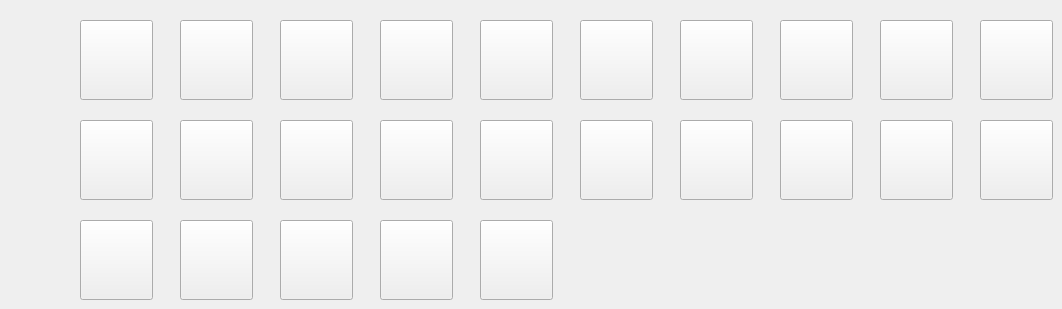
      <widget class="QWidget" name="tab_4">
       <property name="autoFillBackground">
        <bool>true</bool>
       </property>
       <attribute name="title">
        <string>Rider</string>
       </attribute>
       <widget class="QPushButton" name="servant_cal_065">
        <property name="geometry">
         <rect>
          <x>80</x>
          <y>20</y>
          <width>73</width>
          <height>80</height>
         </rect>
        </property>
        <property name="text">
         <string notr="true"/>
        </property>
        <property name="icon">
         <iconset resource="resource.qrc">
          <normaloff>:/resource/head/065.jpg</normaloff>:/resource/head/065.jpg</iconset>
        </property>
        <property name="iconSize">
         <size>
          <width>80</width>
          <height>80</height>
         </size>
        </property>
        <property name="autoRepeat">
         <bool>false</bool>
        </property>
       </widget>
       <widget class="QPushButton" name="servant_cal_144">
        <property name="geometry">
         <rect>
          <x>480</x>
          <y>20</y>
          <width>73</width>
          <height>80</height>
         </rect>
        </property>
        <property name="text">
         <string notr="true"/>
        </property>
        <property name="icon">
         <iconset resource="resource.qrc">
          <normaloff>:/resource/head/144.jpg</normaloff>:/resource/head/144.jpg</iconset>
        </property>
        <property name="iconSize">
         <size>
          <width>80</width>
          <height>80</height>
         </size>
        </property>
        <property name="autoRepeat">
         <bool>false</bool>
        </property>
       </widget>
       <widget class="QPushButton" name="servant_cal_066">
        <property name="geometry">
         <rect>
          <x>80</x>
          <y>120</y>
          <width>73</width>
          <height>80</height>
         </rect>
        </property>
        <property name="text">
         <string notr="true"/>
        </property>
        <property name="icon">
         <iconset resource="resource.qrc">
          <normaloff>:/resource/head/066.jpg</normaloff>:/resource/head/066.jpg</iconset>
        </property>
        <property name="iconSize">
         <size>
          <width>80</width>
          <height>80</height>
         </size>
        </property>
        <property name="autoRepeat">
         <bool>false</bool>
        </property>
       </widget>
       <widget class="QPushButton" name="servant_cal_029">
        <property name="geometry">
         <rect>
          <x>880</x>
          <y>20</y>
          <width>73</width>
          <height>80</height>
         </rect>
        </property>
        <property name="text">
         <string notr="true"/>
        </property>
        <property name="icon">
         <iconset resource="resource.qrc">
          <normaloff>:/resource/head/029.jpg</normaloff>:/resource/head/029.jpg</iconset>
        </property>
        <property name="iconSize">
         <size>
          <width>80</width>
          <height>80</height>
         </size>
        </property>
        <property name="autoRepeat">
         <bool>false</bool>
        </property>
       </widget>
       <widget class="QPushButton" name="servant_cal_028">
        <property name="geometry">
         <rect>
          <x>80</x>
          <y>220</y>
          <width>73</width>
          <height>80</height>
         </rect>
        </property>
        <property name="text">
         <string notr="true"/>
        </property>
        <property name="icon">
         <iconset resource="resource.qrc">
          <normaloff>:/resource/head/028.jpg</normaloff>:/resource/head/028.jpg</iconset>
        </property>
        <property name="iconSize">
         <size>
          <width>80</width>
          <height>80</height>
         </size>
        </property>
        <property name="autoRepeat">
         <bool>false</bool>
        </property>
       </widget>
       <widget class="QPushButton" name="servant_cal_094">
        <property name="geometry">
         <rect>
          <x>280</x>
          <y>120</y>
          <width>73</width>
          <height>80</height>
         </rect>
        </property>
        <property name="text">
         <string notr="true"/>
        </property>
        <property name="icon">
         <iconset resource="resource.qrc">
          <normaloff>:/resource/head/094.jpg</normaloff>:/resource/head/094.jpg</iconset>
        </property>
        <property name="iconSize">
         <size>
          <width>80</width>
          <height>80</height>
         </size>
        </property>
        <property name="autoRepeat">
         <bool>false</bool>
        </property>
       </widget>
       <widget class="QPushButton" name="servant_cal_206">
        <property name="geometry">
         <rect>
          <x>780</x>
          <y>20</y>
          <width>73</width>
          <height>80</height>
         </rect>
        </property>
        <property name="text">
         <string notr="true"/>
        </property>
        <property name="icon">
         <iconset resource="resource.qrc">
          <normaloff>:/resource/head/206.jpg</normaloff>:/resource/head/206.jpg</iconset>
        </property>
        <property name="iconSize">
         <size>
          <width>80</width>
          <height>80</height>
         </size>
        </property>
        <property name="autoRepeat">
         <bool>false</bool>
        </property>
       </widget>
       <widget class="QPushButton" name="servant_cal_115">
        <property name="geometry">
         <rect>
          <x>380</x>
          <y>120</y>
          <width>73</width>
          <height>80</height>
         </rect>
        </property>
        <property name="text">
         <string notr="true"/>
        </property>
        <property name="icon">
         <iconset resource="resource.qrc">
          <normaloff>:/resource/head/115.jpg</normaloff>:/resource/head/115.jpg</iconset>
        </property>
        <property name="iconSize">
         <size>
          <width>80</width>
          <height>80</height>
         </size>
        </property>
        <property name="autoRepeat">
         <bool>false</bool>
        </property>
       </widget>
       <widget class="QPushButton" name="servant_cal_211">
        <property name="geometry">
         <rect>
          <x>680</x>
          <y>120</y>
          <width>73</width>
          <height>80</height>
         </rect>
        </property>
        <property name="text">
         <string notr="true"/>
        </property>
        <property name="icon">
         <iconset resource="resource.qrc">
          <normaloff>:/resource/head/211.jpg</normaloff>:/resource/head/211.jpg</iconset>
        </property>
        <property name="iconSize">
         <size>
          <width>80</width>
          <height>80</height>
         </size>
        </property>
        <property name="autoRepeat">
         <bool>false</bool>
        </property>
       </widget>
       <widget class="QPushButton" name="servant_cal_108">
        <property name="geometry">
         <rect>
          <x>280</x>
          <y>20</y>
          <width>73</width>
          <height>80</height>
         </rect>
        </property>
        <property name="text">
         <string notr="true"/>
        </property>
        <property name="icon">
         <iconset resource="resource.qrc">
          <normaloff>:/resource/head/108.jpg</normaloff>:/resource/head/108.jpg</iconset>
        </property>
        <property name="iconSize">
         <size>
          <width>80</width>
          <height>80</height>
         </size>
        </property>
        <property name="autoRepeat">
         <bool>false</bool>
        </property>
       </widget>
       <widget class="QPushButton" name="servant_cal_027">
        <property name="geometry">
         <rect>
          <x>980</x>
          <y>120</y>
          <width>73</width>
          <height>80</height>
         </rect>
        </property>
        <property name="text">
         <string notr="true"/>
        </property>
        <property name="icon">
         <iconset resource="resource.qrc">
          <normaloff>:/resource/head/027.jpg</normaloff>:/resource/head/027.jpg</iconset>
        </property>
        <property name="iconSize">
         <size>
          <width>80</width>
          <height>80</height>
         </size>
        </property>
        <property name="autoRepeat">
         <bool>false</bool>
        </property>
       </widget>
       <widget class="QPushButton" name="servant_cal_073">
        <property name="geometry">
         <rect>
          <x>180</x>
          <y>120</y>
          <width>73</width>
          <height>80</height>
         </rect>
        </property>
        <property name="text">
         <string notr="true"/>
        </property>
        <property name="icon">
         <iconset resource="resource.qrc">
          <normaloff>:/resource/head/073.jpg</normaloff>:/resource/head/073.jpg</iconset>
        </property>
        <property name="iconSize">
         <size>
          <width>80</width>
          <height>80</height>
         </size>
        </property>
        <property name="autoRepeat">
         <bool>false</bool>
        </property>
       </widget>
       <widget class="QPushButton" name="servant_cal_024">
        <property name="geometry">
         <rect>
          <x>380</x>
          <y>220</y>
          <width>73</width>
          <height>80</height>
         </rect>
        </property>
        <property name="text">
         <string notr="true"/>
        </property>
        <property name="icon">
         <iconset resource="resource.qrc">
          <normaloff>:/resource/head/024.jpg</normaloff>:/resource/head/024.jpg</iconset>
        </property>
        <property name="iconSize">
         <size>
          <width>80</width>
          <height>80</height>
         </size>
        </property>
        <property name="autoRepeat">
         <bool>false</bool>
        </property>
       </widget>
       <widget class="QPushButton" name="servant_cal_132">
        <property name="geometry">
         <rect>
          <x>480</x>
          <y>120</y>
          <width>73</width>
          <height>80</height>
         </rect>
        </property>
        <property name="text">
         <string notr="true"/>
        </property>
        <property name="icon">
         <iconset resource="resource.qrc">
          <normaloff>:/resource/head/132.jpg</normaloff>:/resource/head/132.jpg</iconset>
        </property>
        <property name="iconSize">
         <size>
          <width>80</width>
          <height>80</height>
         </size>
        </property>
        <property name="autoRepeat">
         <bool>false</bool>
        </property>
       </widget>
       <widget class="QPushButton" name="servant_cal_023">
        <property name="geometry">
         <rect>
          <x>780</x>
          <y>120</y>
          <width>73</width>
          <height>80</height>
         </rect>
        </property>
        <property name="text">
         <string notr="true"/>
        </property>
        <property name="icon">
         <iconset resource="resource.qrc">
          <normaloff>:/resource/head/023.jpg</normaloff>:/resource/head/023.jpg</iconset>
        </property>
        <property name="iconSize">
         <size>
          <width>80</width>
          <height>80</height>
         </size>
        </property>
        <property name="autoRepeat">
         <bool>false</bool>
        </property>
       </widget>
       <widget class="QPushButton" name="servant_cal_030">
        <property name="geometry">
         <rect>
          <x>980</x>
          <y>20</y>
          <width>73</width>
          <height>80</height>
         </rect>
        </property>
        <property name="text">
         <string notr="true"/>
        </property>
        <property name="icon">
         <iconset resource="resource.qrc">
          <normaloff>:/resource/head/030.jpg</normaloff>:/resource/head/030.jpg</iconset>
        </property>
        <property name="iconSize">
         <size>
          <width>80</width>
          <height>80</height>
         </size>
        </property>
        <property name="autoRepeat">
         <bool>false</bool>
        </property>
       </widget>
       <widget class="QPushButton" name="servant_cal_118">
        <property name="geometry">
         <rect>
          <x>380</x>
          <y>20</y>
          <width>73</width>
          <height>80</height>
         </rect>
        </property>
        <property name="text">
         <string notr="true"/>
        </property>
        <property name="icon">
         <iconset resource="resource.qrc">
          <normaloff>:/resource/head/118.jpg</normaloff>:/resource/head/118.jpg</iconset>
        </property>
        <property name="iconSize">
         <size>
          <width>80</width>
          <height>80</height>
         </size>
        </property>
        <property name="autoRepeat">
         <bool>false</bool>
        </property>
       </widget>
       <widget class="QPushButton" name="servant_cal_179">
        <property name="geometry">
         <rect>
          <x>580</x>
          <y>20</y>
          <width>73</width>
          <height>80</height>
         </rect>
        </property>
        <property name="text">
         <string notr="true"/>
        </property>
        <property name="icon">
         <iconset resource="resource.qrc">
          <normaloff>:/resource/head/179.jpg</normaloff>:/resource/head/179.jpg</iconset>
        </property>
        <property name="iconSize">
         <size>
          <width>80</width>
          <height>80</height>
         </size>
        </property>
        <property name="autoRepeat">
         <bool>false</bool>
        </property>
       </widget>
       <widget class="QPushButton" name="servant_cal_172">
        <property name="geometry">
         <rect>
          <x>180</x>
          <y>220</y>
          <width>73</width>
          <height>80</height>
         </rect>
        </property>
        <property name="text">
         <string notr="true"/>
        </property>
        <property name="icon">
         <iconset resource="resource.qrc">
          <normaloff>:/resource/head/172.jpg</normaloff>:/resource/head/172.jpg</iconset>
        </property>
        <property name="iconSize">
         <size>
          <width>80</width>
          <height>80</height>
         </size>
        </property>
        <property name="autoRepeat">
         <bool>false</bool>
        </property>
       </widget>
       <widget class="QPushButton" name="servant_cal_099">
        <property name="geometry">
         <rect>
          <x>180</x>
          <y>20</y>
          <width>73</width>
          <height>80</height>
         </rect>
        </property>
        <property name="text">
         <string notr="true"/>
        </property>
        <property name="icon">
         <iconset resource="resource.qrc">
          <normaloff>:/resource/head/099.jpg</normaloff>:/resource/head/099.jpg</iconset>
        </property>
        <property name="iconSize">
         <size>
          <width>80</width>
          <height>80</height>
         </size>
        </property>
        <property name="autoRepeat">
         <bool>false</bool>
        </property>
       </widget>
       <widget class="QPushButton" name="servant_cal_025">
        <property name="geometry">
         <rect>
          <x>480</x>
          <y>220</y>
          <width>73</width>
          <height>80</height>
         </rect>
        </property>
        <property name="text">
         <string notr="true"/>
        </property>
        <property name="icon">
         <iconset resource="resource.qrc">
          <normaloff>:/resource/head/025.jpg</normaloff>:/resource/head/025.jpg</iconset>
        </property>
        <property name="iconSize">
         <size>
          <width>80</width>
          <height>80</height>
         </size>
        </property>
        <property name="autoRepeat">
         <bool>false</bool>
        </property>
       </widget>
       <widget class="QPushButton" name="servant_cal_182">
        <property name="geometry">
         <rect>
          <x>580</x>
          <y>120</y>
          <width>73</width>
          <height>80</height>
         </rect>
        </property>
        <property name="text">
         <string notr="true"/>
        </property>
        <property name="icon">
         <iconset resource="resource.qrc">
          <normaloff>:/resource/head/182.jpg</normaloff>:/resource/head/182.jpg</iconset>
        </property>
        <property name="iconSize">
         <size>
          <width>80</width>
          <height>80</height>
         </size>
        </property>
        <property name="autoRepeat">
         <bool>false</bool>
        </property>
       </widget>
       <widget class="QPushButton" name="servant_cal_026">
        <property name="geometry">
         <rect>
          <x>880</x>
          <y>120</y>
          <width>73</width>
          <height>80</height>
         </rect>
        </property>
        <property name="text">
         <string notr="true"/>
        </property>
        <property name="icon">
         <iconset resource="resource.qrc">
          <normaloff>:/resource/head/026.jpg</normaloff>:/resource/head/026.jpg</iconset>
        </property>
        <property name="iconSize">
         <size>
          <width>80</width>
          <height>80</height>
         </size>
        </property>
        <property name="autoRepeat">
         <bool>false</bool>
        </property>
       </widget>
       <widget class="QPushButton" name="servant_cal_231">
        <property name="geometry">
         <rect>
          <x>280</x>
          <y>220</y>
          <width>73</width>
          <height>80</height>
         </rect>
        </property>
        <property name="text">
         <string notr="true"/>
        </property>
        <property name="icon">
         <iconset resource="resource.qrc">
          <normaloff>:/resource/head/231.jpg</normaloff>:/resource/head/231.jpg</iconset>
        </property>
        <property name="iconSize">
         <size>
          <width>80</width>
          <height>80</height>
         </size>
        </property>
        <property name="autoRepeat">
         <bool>false</bool>
        </property>
       </widget>
       <widget class="QPushButton" name="servant_cal_205">
        <property name="geometry">
         <rect>
          <x>680</x>
          <y>20</y>
          <width>73</width>
          <height>80</height>
         </rect>
        </property>
        <property name="text">
         <string notr="true"/>
        </property>
        <property name="icon">
         <iconset resource="resource.qrc">
          <normaloff>:/resource/head/205.jpg</normaloff>:/resource/head/205.jpg</iconset>
        </property>
        <property name="iconSize">
         <size>
          <width>80</width>
          <height>80</height>
         </size>
        </property>
        <property name="autoRepeat">
         <bool>false</bool>
        </property>
       </widget>
      </widget>
